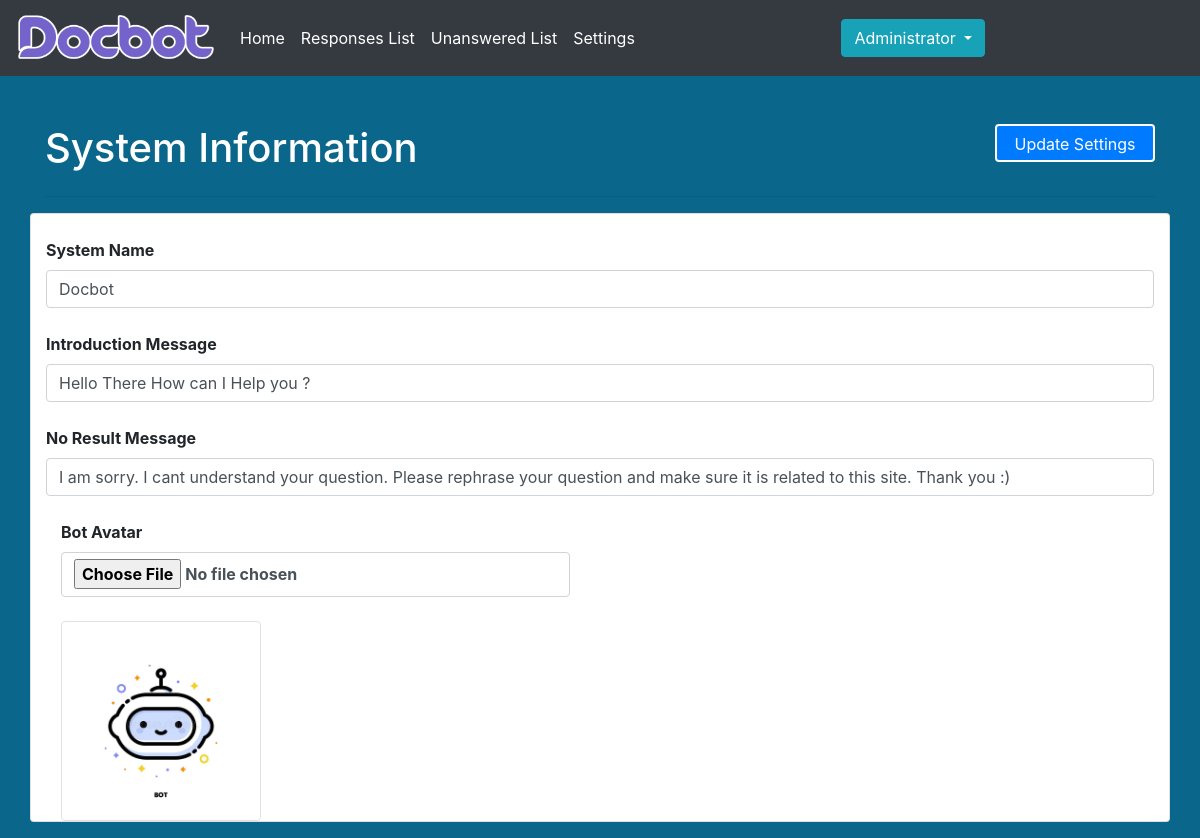
Screenshot of /admin/settings.php (signed in) with the database file from the repository.
### tables this page shows
CREATE TABLE `botsettings` (
  `id` int(255) NOT NULL,
  `SystemName` varchar(255) NOT NULL,
  `introMessage` varchar(255) NOT NULL,
  `noresultmessage` longtext NOT NULL,
  `botavatar` varchar(255) NOT NULL,
  `useravatar` varchar(255) NOT NULL
);

### admin/settings.php (the view, shortened to what this page needs)
<?php
include('includes/navbar.php');
include('../includes/database.php');
 ?>
 <html>
 <head>
 </head>
 <body style="background: #0a678b; ">
 		<br><br>
<form method="post" enctype="multipart/form-data">
 	<div class="container">
 		<div class="row">
			<div class="col-sm-10"><h1 class="text-left" style="color:white;">System Information</h1></div>
			<div class="col-sm-2">
				<input type="submit" name="submit" class="btn btn-Primary form-control" value="Update Settings" style="border:white solid 2px;">
			</div>
		</div>
		<hr>
		<?php
		$display = mysqli_query($conn, "SELECT * FROM botsettings ");
		$row = $display->fetch_assoc();
		$systemname=$row["SystemName"];
		$intro=$row['introMessage'];
		$resultmess=$row['noresultmessage'];
		$imageURL = "../image/".$row["botavatar"];
		 ?>
 		<div class="row">
 			<div class="col-md-12 card">
 				<br>
 				<label><b>System Name</b></label>
 				<input type="text" class="form-control" placeholder="System Name" name="SystemName" value="<?php echo $systemname; ?>">
 				<br>
 				<label><b>Introduction Message</b></label>
 				<input type="text" class="form-control" placeholder="Introduction Message" name="IntroductionMessage" value="<?php echo $intro; ?>">
 				<br>
 				<label><b>No Result Message</b></label>
 				<input type="text" class="form-control" placeholder="No Result Message" name="NoResultmessage" value="<?php echo $resultmess; ?>">
 				<br>
				<div class="container row">
	 				<div class="col-sm-6">
	 					<label><b>Bot Avatar</b></label>
		 				<input class="form-control" type="file" name="file" style="font-weight:bolder; height:45px;">
		 				<br>
						 <picture>
							<source srcset="<?php echo $imageURL; ?>" type="image/svg+xml">
							<img src="" class="img-fluid img-thumbnail" style="width: 200PX; height:200px;">
						</picture>
		 				<br>
	 				</div>
				</div>
 			</div>
 		</div>
 	</div>
</form>
 </body>
 </html>

### admin/includes/navbar.php (shortened to what this page needs)
<?php
include('../includes/database.php');
 ?>
<link rel="stylesheet" href="https://cdnjs.cloudflare.com/ajax/libs/font-awesome/4.7.0/css/font-awesome.min.css">
<link rel="stylesheet" type="text/css" href="../css/bootstrap.min.css">
<nav class="navbar navbar-expand-lg navbar-dark bg-dark">
  <a class="navbar-brand" href="dashboard.php">
          <img src="../image/docbot_logo.png" alt="Logo" width="200" height="50" class="d-inline-block align-text-center">
  </a>
  <div class="collapse navbar-collapse" id="navbarSupportedContent">
           <ul class="navbar-nav mr-auto">
            <li class="nav-item active">
              <a class="nav-link" href="dashboard.php">Home</a>
            </li>
            <li class="nav-item active">
              <a class="nav-link" href="responselist.php">Responses List</a>
            </li>
            <li class="nav-item active">
              <a class="nav-link" href="unansweredlist.php">Unanswered List</a>
            </li>
            <li class="nav-item active">
              <a class="nav-link" href="Settings.php">Settings</a>
            </li>
          </ul>
          <?php
          $userid = $_SESSION['UID'];
          $query = $conn->query("SELECT * from login where id='$userid'");
          $ret=mysqli_fetch_array($query);
          $name = $ret['Name'];
           ?>
    <ul class="navbar-nav mr-auto">
    <div class="form-inline my-2 my-lg-0">
      <div class="dropdown">
        <button class="btn btn-info dropdown-toggle" type="button" data-bs-toggle="dropdown" aria-expanded="false">
          <?php echo $name; ?>
        </button>
    </ul>
      </div>
</nav>

### rows the page displays
botsettings: SystemName "Docbot", IntroductionMessage "Hello There How can I Help you ?", NoResultmessage "I am sorry. I cant understand your question. Please rephrase your question and make sure it is related to this site. Thank you :)"

### other values shown
$name "Administrator"
